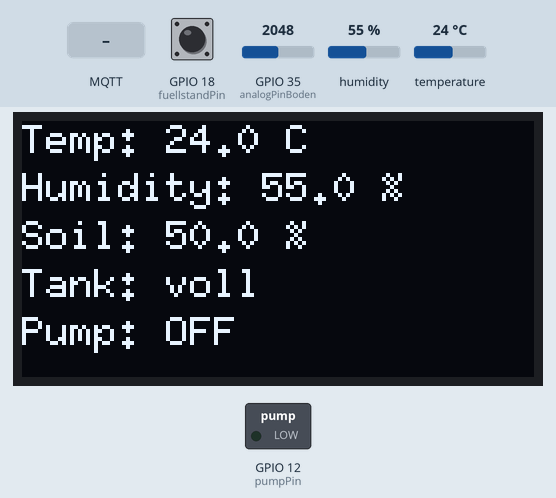
Recording of a program running on a simulated ESP32. On the bench: 128×64 one-colour display, switched loads named in the program (green lamp = pin HIGH). The inputs (shaded band) are chosen by the test bench; at power-on: GPIO 35 (analogPinBoden) = 2048, GPIO 18 (fuellstandPin) HIGH, humidity 55 %, temperature 24 °C. WiFi joins after 1.5 s; servers stay silent unless stated; random numbers use the default seed unless the program sets one; no MQTT or app messages arrive unless stated; what the program prints to the serial monitor is not drawn.

Above: at 2.7 s.
2.8 s: GPIO 35 (analogPinBoden) set to 2868
4.3 s: GPIO 35 (analogPinBoden) set to 2935
At 6.6 s:
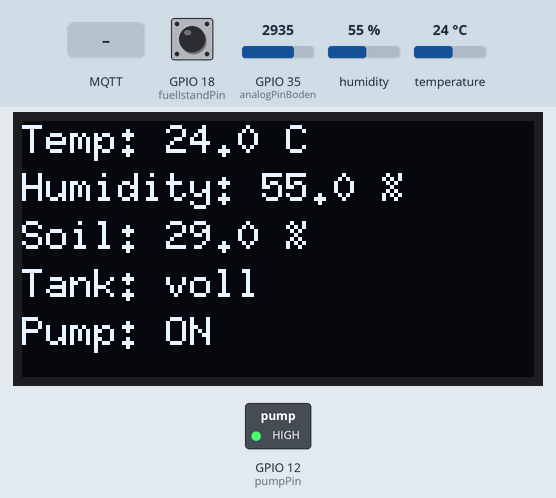
7.5 s: GPIO 18 (fuellstandPin) pulled LOW for 1 s
At 8.3 s:
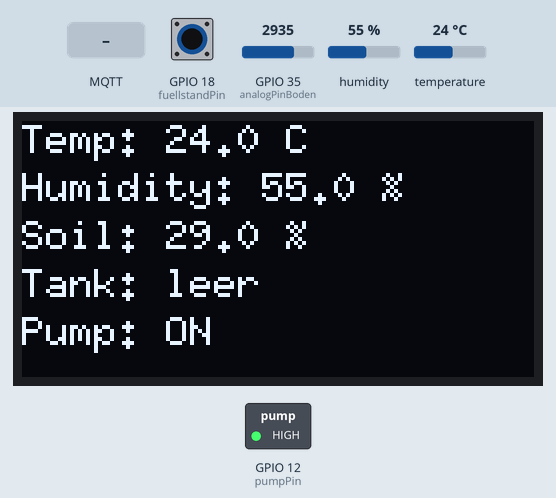
10.0 s: humidity set to 22 %
At 12.6 s:
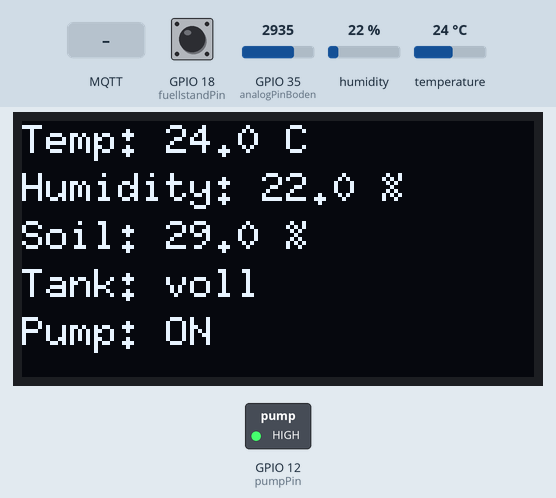
13.3 s: MQTT message "off" arrives on the first subscribed topic
At 14.5 s:
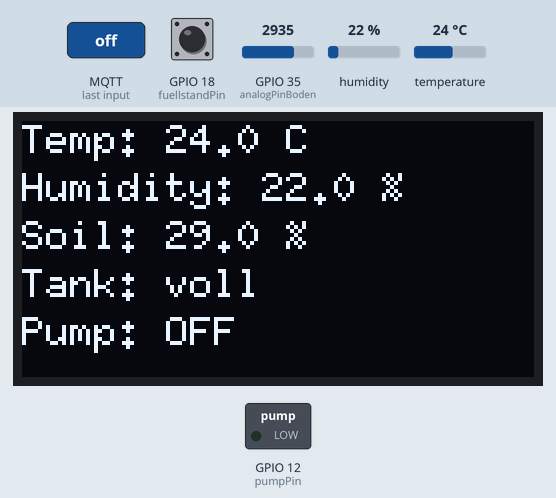
14.8 s: GPIO 18 (fuellstandPin) pulled LOW for 3.2 s
At 15.8 s:
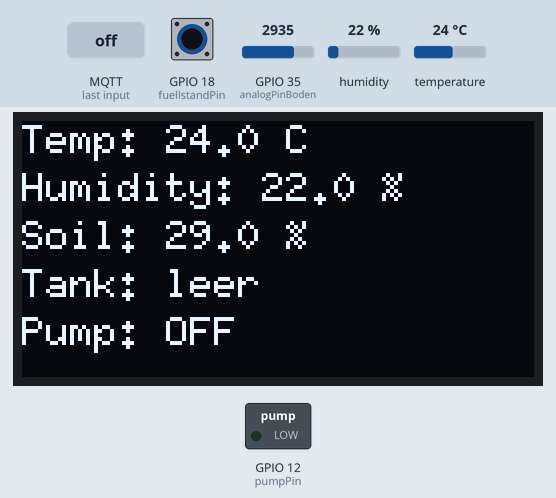
Timing chart, 0 to 17.8 s (numbered marks = the images above; inputs shaded):
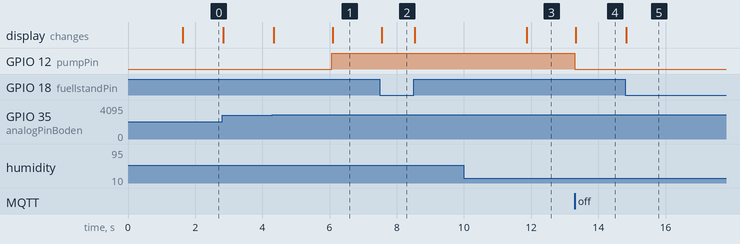

Measured:
- the behaviour switches between 2907 and 2908 on GPIO 35 (analogPinBoden) (found by bisection; images 0 and 1)
- after the input at 4.3 s, GPIO 12 (pumpPin): LOW → HIGH after 1.8 s; the display: first changes at once (image 1 shows a later state)
- after the input at 7.5 s, the display: changes after 0.05 s (image 2)
- after the input at 10.0 s, the display: changes after 1.9 s (image 3)
- after the input at 13.3 s, GPIO 12 (pumpPin): HIGH → LOW at once; the display: changes at once (image 4)
- after the input at 14.8 s, the display: changes at once (image 5)

The program:

main.cpp
```cpp
#include <WiFi.h>
#include <WebServer.h>
#include "DHT.h"
#include <PubSubClient.h>
#include <U8g2lib.h>
#include <Wire.h>

// ---------- SENSOR & AKTOREN ----------
#define DHTPIN 26
#define DHTTYPE DHT11
DHT dht(DHTPIN, DHTTYPE);

U8G2_SSD1306_128X64_NONAME_F_HW_I2C u8g2(U8G2_R0, U8X8_PIN_NONE);
const char COPYRIGHT_SYMBOL[] = {0xa9, '\0'};

const int analogPinBoden = 35; // Bodenfeuchte
const int fuellstandPin = 18;  // Füllstand
const int pumpPin = 12;        // Pumpe

const int FEUCHTIGKEIT_EIN = 30;
const int FEUCHTIGKEIT_AUS = 40;

bool pumpeAn = false;

void u8g2_prepare()
{
  u8g2.setFont(u8g2_font_6x10_tf);
  u8g2.setFontRefHeightExtendedText();
  u8g2.setDrawColor(1);
  u8g2.setFontPosTop();
  u8g2.setFontDirection(0);
}

void drawStr()
{
  // Puffer löschen
  u8g2.clearBuffer();
  u8g2_prepare();

  // Werte vom Sensor
  int analogValBoden = analogRead(analogPinBoden);
  float feuchte = map(analogValBoden, 0, 4095, 100, 0);
  float temp = dht.readTemperature();
  float luft = dht.readHumidity();
  int fuellstand = digitalRead(fuellstandPin);
  String tank = (fuellstand == 1) ? "voll" : "leer";

  // Text auf OLED schreiben
  u8g2.setCursor(0, 0); // x=0, y=0 (oben links)
  u8g2.print("Temp: ");
  u8g2.print(temp, 1);
  u8g2.print(" C");

  u8g2.setCursor(0, 12);
  u8g2.print("Humidity: ");
  u8g2.print(luft, 1);
  u8g2.print(" %");

  u8g2.setCursor(0, 24);
  u8g2.print("Soil: ");
  u8g2.print(feuchte, 1);
  u8g2.print(" %");

  u8g2.setCursor(0, 36);
  u8g2.print("Tank: ");
  u8g2.print(tank);

  u8g2.setCursor(0, 48);
  u8g2.print("Pump: ");
  u8g2.print(pumpeAn ? "ON" : "OFF");

  // Puffer auf Display senden
  u8g2.sendBuffer();
}

// ---------- WLAN ----------
const char *ssid = "NVS-Europa";
const char *password = "nvsrocks";

// ---------- MQTT ----------
const char *mqttServer = "172.16.93.132";
const int mqttPort = 1883;

const char *topicAll = "Gruppe2/daten";

WiFiClient espClient;
PubSubClient client(espClient);

// ---------- MQTT Funktionen ----------
void reconnectMQTT()
{
  while (!client.connected())
  {
    String clientId = "ESP32-Pflanzenbox-";
    clientId += String(random(0xffff), HEX);

    Serial.print("Verbinde mit MQTT...");
    if (client.connect(clientId.c_str(), "syt_mqtt", "YdNfbqg5AD9JD9P"))
    {
      Serial.println(" ✅ verbunden!");

      // Abonniere hier dein Steuerung-Topic
      client.subscribe("Gruppe2/pumpe");
    }
    else
    {
      Serial.print("❌ Fehler rc=");
      Serial.println(client.state());
      delay(2000);
    }
  }
}

enum SteuerModus
{
  AUTO,
  MANUAL
};
SteuerModus modus = AUTO;

void callback(char *topic, byte *payload, unsigned int length)
{
  String message;

  for (unsigned int i = 0; i < length; i++)
  {
    message += (char)payload[i];
  }

  Serial.print("MQTT Nachricht empfangen [");
  Serial.print(topic);
  Serial.print("]: ");
  Serial.println(message);

  // --- Pumpensteuerung über Broker ---
  if (String(topic) == "Gruppe2/pumpe")
  {

    if (message == "on")
    {
      modus = MANUAL;
      pumpeAn = true;
      digitalWrite(pumpPin, HIGH);
      Serial.println("➡ Pumpe EIN (MANUAL MQTT)");
    }

    else if (message == "off")
    {
      modus = MANUAL;
      pumpeAn = false;
      digitalWrite(pumpPin, LOW);
      Serial.println("➡ Pumpe AUS (MANUAL MQTT)");
    }

    else if (message == "auto")
    {
      modus = AUTO;
      Serial.println("➡ Steuerung zurück auf AUTOMATIK");
    }
  }
}

// ---------- SETUP ----------
void setup()
{
  Serial.begin(115200);
  dht.begin();

  u8g2.begin();
  u8g2_prepare();

  pinMode(analogPinBoden, INPUT);
  pinMode(fuellstandPin, INPUT_PULLUP);
  pinMode(pumpPin, OUTPUT);

  client.setCallback(callback);

  // WLAN STA
  WiFi.begin(ssid, password);
  Serial.print("Verbinde mit WLAN...");
  while (WiFi.status() != WL_CONNECTED)
  {
    delay(500);
    Serial.print(".");
  }
  Serial.println("\n✅ WLAN verbunden!");
  Serial.print("IP-Adresse: ");
  Serial.println(WiFi.localIP());

  // MQTT
  client.setServer(mqttServer, mqttPort);
}

// ---------- LOOP ----------
unsigned long lastSend = 0;

void loop()
{
  if (!client.connected())
    reconnectMQTT();
  client.loop();

  // Automatisches Senden alle 2 Sekunden
  if (millis() - lastSend > 2000)
  {
    lastSend = millis();

    int analogValBoden = analogRead(analogPinBoden);
    float feuchte = map(analogValBoden, 0, 4095, 100, 0);
    float temp = dht.readTemperature();
    float luft = dht.readHumidity();
    int fuellstand = digitalRead(fuellstandPin);
    String tank = (fuellstand == 1) ? "voll" : "leer";

    if (modus == AUTO)
    {
      // Pumpensteuerung
      if (feuchte < FEUCHTIGKEIT_EIN && !pumpeAn)
      {
        pumpeAn = true;
        digitalWrite(pumpPin, HIGH);
      }
      else if (feuchte > FEUCHTIGKEIT_AUS && pumpeAn)
      {
        pumpeAn = false;
        digitalWrite(pumpPin, LOW);
      }
    }

    // JSON erstellen
    String payload = "{";
    payload += "\"soil\":" + String(feuchte, 1) + ",";
    payload += "\"temp\":" + String(temp, 1) + ",";
    payload += "\"humidity\":" + String(luft, 1) + ",";
    payload += "\"pump\":\"" + String(pumpeAn ? "on" : "off") + "\",";
    payload += "\"mode\":\"" + String(modus == AUTO ? "auto" : "manual") + "\",";
    payload += "\"tank\":\"" + tank + "\"";
    payload += "}";

    // JSON über ein Topic senden
    client.publish(topicAll, payload.c_str(), true);

    Serial.println("MQTT JSON-Daten gesendet:");
    Serial.println(payload);
  }

  drawStr();
}
```
